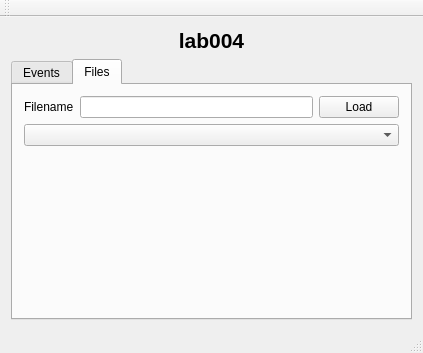
<?xml version="1.0" encoding="UTF-8"?>
<ui version="4.0">
 <class>MainWindow</class>
 <widget class="QMainWindow" name="MainWindow">
  <property name="geometry">
   <rect>
    <x>0</x>
    <y>0</y>
    <width>423</width>
    <height>353</height>
   </rect>
  </property>
  <property name="windowTitle">
   <string>MainWindow</string>
  </property>
  <widget class="QWidget" name="centralWidget">
   <layout class="QVBoxLayout" name="verticalLayout_4">
    <item>
     <widget class="QLabel" name="label_2">
      <property name="font">
       <font>
        <pointsize>16</pointsize>
        <weight>75</weight>
        <bold>true</bold>
       </font>
      </property>
      <property name="text">
       <string>lab004</string>
      </property>
      <property name="alignment">
       <set>Qt::AlignCenter</set>
      </property>
     </widget>
    </item>
    <item>
     <widget class="QTabWidget" name="tabWidget">
      <property name="currentIndex">
       <number>1</number>
      </property>
      <widget class="QWidget" name="tab">
       <attribute name="title">
        <string>Events</string>
       </attribute>
       <layout class="QVBoxLayout" name="verticalLayout_2">
        <item>
         <widget class="QTextEdit" name="textEdit"/>
        </item>
       </layout>
      </widget>
      <widget class="QWidget" name="tab_2">
       <attribute name="title">
        <string>Files</string>
       </attribute>
       <layout class="QVBoxLayout" name="verticalLayout_3">
        <item>
         <layout class="QVBoxLayout" name="verticalLayout">
          <item>
           <layout class="QGridLayout" name="gridLayout">
            <item row="0" column="1">
             <widget class="QLineEdit" name="lineEdit"/>
            </item>
            <item row="0" column="0">
             <widget class="QLabel" name="label">
              <property name="text">
               <string>Filename</string>
              </property>
             </widget>
            </item>
            <item row="0" column="2">
             <widget class="QPushButton" name="pushButton">
              <property name="text">
               <string>Load</string>
              </property>
             </widget>
            </item>
            <item row="1" column="0" colspan="3">
             <widget class="QComboBox" name="comboBox"/>
            </item>
           </layout>
          </item>
          <item>
           <spacer name="verticalSpacer">
            <property name="orientation">
             <enum>Qt::Vertical</enum>
            </property>
            <property name="sizeHint" stdset="0">
             <size>
              <width>20</width>
              <height>40</height>
             </size>
            </property>
           </spacer>
          </item>
         </layout>
        </item>
       </layout>
      </widget>
     </widget>
    </item>
   </layout>
  </widget>
  <widget class="QMenuBar" name="menuBar">
   <property name="geometry">
    <rect>
     <x>0</x>
     <y>0</y>
     <width>423</width>
     <height>25</height>
    </rect>
   </property>
  </widget>
  <widget class="QToolBar" name="mainToolBar">
   <attribute name="toolBarArea">
    <enum>TopToolBarArea</enum>
   </attribute>
   <attribute name="toolBarBreak">
    <bool>false</bool>
   </attribute>
  </widget>
  <widget class="QStatusBar" name="statusBar"/>
 </widget>
 <layoutdefault spacing="6" margin="11"/>
 <resources/>
 <connections/>
</ui>
